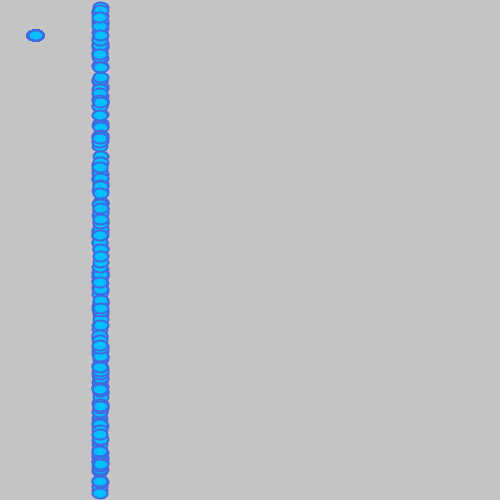
Frame 1 (no input)
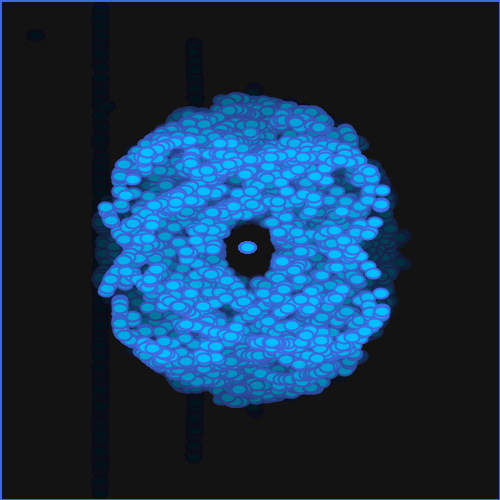
Frame 60 (the mouse pressed at the canvas centre just before this capture)
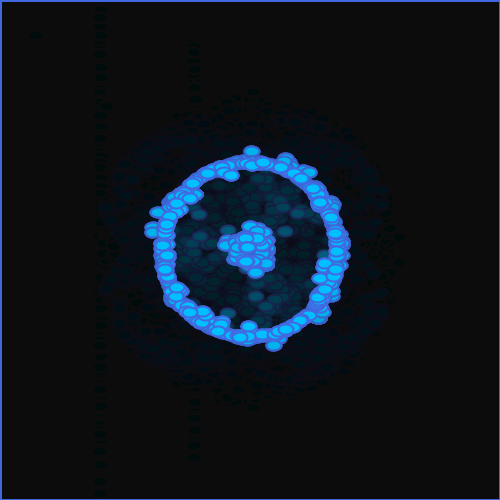
Frame 120 (the mouse held since frame 60 and released just before this capture)

The Processing sketch that drew these frames (run headless with seeded random() and noise(); from frame 60 on, the mouse is pressed at the canvas centre):

// Processing sketch: processing_86906
// ── processing_86906.pde

Follow[] me;
boolean m = true;
int stage = 0;
int number = 1000;
  
void setup() {
  size(500, 500);
  smooth();
  noStroke();
  
  me = new Follow[number];
  
  for (int i=0; i<number; i++)
  {
    me[i] = new Follow();
    me[i].pos.x = random(1);
    me[i].pos.y = random(1999);
    me[i].d = 10;
    me[i].r = (int) random(255);
    me[i].g = (int)random(250,330);
    me[i].b = (int) random(150,230);
    me[i].al = 860;
  }
}
  
void draw() {
  fill(10,10);
  rect(0,0,width,height);
  for (int i=0; i<me.length; i++)
  {
    //me[i].update();
    me[i].bound();
    me[i].move();
    me[i].show();
  }
}
  
class Follow
{
  int d;
  int r, g, b, al;
  //
  PVector pos;
  PVector v;
  PVector acc;
  float ts;
  
  Follow() {
    pos = new PVector(random(width), random(height));
    
    v = new PVector(556, 0);
    ts = 100;
  }
  
  void show()
  {
    
    strokeWeight(2);
    stroke(#4169E1);
    fill(#00BFFF);
    ellipse(pos.x, pos.y, 15, d);
    
  
  }
  
  void update3() {
    v = new PVector(0, 0);
  }
  
  void update2() {
    PVector screen = new PVector(width/2, height/2);
    PVector dir = PVector.sub(screen, pos);
    dir.normalize();   
    dir.mult(50);     
    acc = dir;
    v.add(acc);
    v.limit(ts);
    pos.add(v);
  }
  
  void update() {
    PVector mouse = new PVector(mouseX, mouseY);
    PVector dir = PVector.sub(mouse, pos);
    dir.normalize();   
    dir.mult(175);     
    acc = dir;
    v.add(acc);
    v.limit(ts);
    pos.add(v);
  }
  
  void move()
  {
    if (m) {
     
      update2();
    }
    if (mousePressed) {
      m = false;
      update();
    }
    else {
      m = true;
    }
  }
  
  void bound() {
    if (pos.x>width) {
      pos.x = 0;
      if (mousePressed ==false){
      v = new PVector(0, 0);
      }
    }
    if (pos.x<0) {
      pos.x = width;
      if (mousePressed ==false){
      v = new PVector(0, 0);
      }
    }
    if (pos.y>height) {
      pos.y=0;
      if (mousePressed ==false){
      v = new PVector(0, 0);
      }
    }
    if (pos.y<0) {
      pos.y=height;
      if (mousePressed ==false){
      v = new PVector(0, 0);
      }
    }
  }
}

  
void mouseReleased() {
  for (int i=0; i<number; i++)
  {
    me[i].update3();
    me[i].pos = new PVector(random(width), random(height));
  }
}
